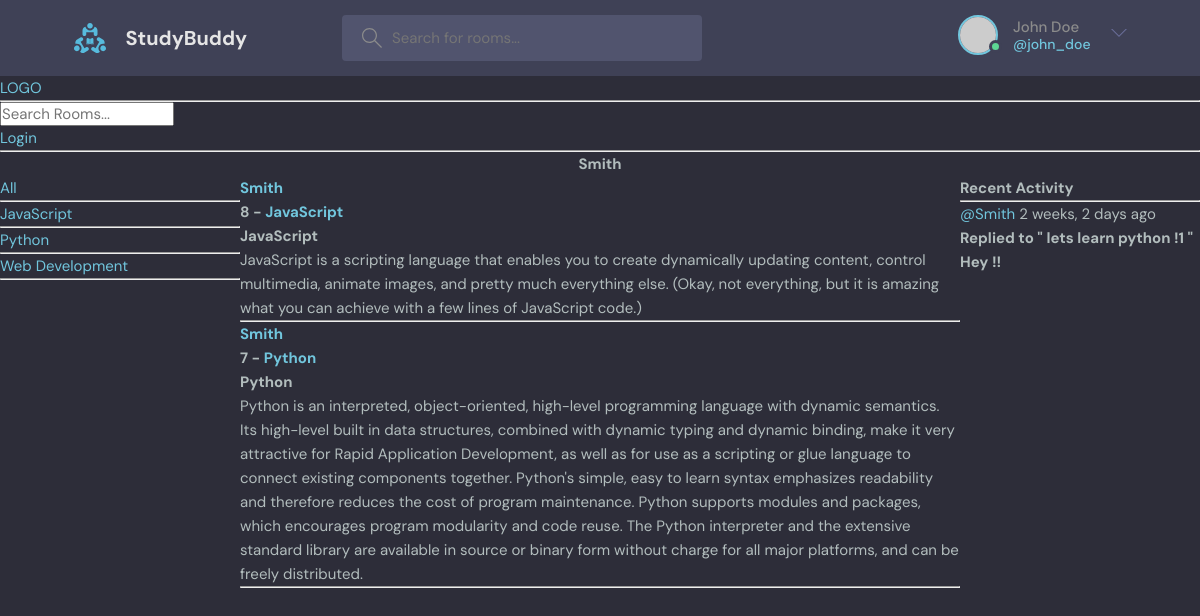
The page /profile/2 on the database its author committed.
### base/models.py (models this page shows)
class Topic(models.Model):
    name = models.CharField(max_length=200)
    def __str__(self):
        return self.name

class Room(models.Model):
    host = models.ForeignKey(User, on_delete= models.SET_NULL , null=True)
    topic = models.ForeignKey(Topic, on_delete= models.SET_NULL , null=True)
    name = models.CharField(max_length=200)
    description = models.TextField(null=True, blank=True)
    participants = models.ManyToManyField(User, related_name='participants')
    updated = models.DateTimeField(auto_now=True)
    created = models.DateTimeField(auto_now_add=True)
    class Meta:
        ordering = ['-updated','-created']
    def __str__(self):
        return self.name

class Message(models.Model):
    user = models.ForeignKey(User, on_delete= models.CASCADE)
    room = models.ForeignKey(Room, on_delete = models.CASCADE)
    body = models.TextField()
    updated = models.DateTimeField(auto_now=True)
    created = models.DateTimeField(auto_now_add=True)
    class Meta:
        ordering = ['-updated','-created']
    def __str__(self):
        return self.body[0:50]

### base/views.py (the view)
# urls.py: path('profile/<str:pk>', views.userProfile , name= 'user-Profile'),
def userProfile(request, pk):
    user = User.objects.get(id=pk)
    room = user.room_set.all()
    room_messages = user.message_set.all()
    topic = Topic.objects.all()
    context = {'user':user , 'rooms' : room , 'topic' : topic , 'room_messages' : room_messages}
    return render(request, 'base/profile.html', context)

### base/templates/base/profile.html (shortened to what this page needs)
{% extends 'main.html' %}
{% block content %}
<h1 style="text-align:center;">{{user.username}}</h4>
<div class="main-container">
    <div>
        {% include 'base/topic_component.html' %}
    </div>
    <div>
        {% include 'base/feed_component.html' %}
    </div>
    <div>
        {% include 'base/activity_component.html' %}
    </div>
</div>
{% endblock content %}

### base/templates/base/topic_component.html
<a href="{% url 'home' %}">All</a><br/>
                <hr>
                {% for topic in topic %}
                    <a href="{% url 'home' %}?q={{topic.name}}">{{topic.name}}</a><br/>
                    <hr>
                {% endfor %}

### base/templates/base/feed_component.html (shortened to what this page needs)
                {% for room in rooms %}
                    <div class="room-item">
                        <h1><a href="{% url 'user-Profile' room.host.id %}">{{ room.host.username }}</a></h1>
                        <h3>{{ room.id }} - <a href="{% url 'room' room.id %}">{{ room.name }}</a></h3>
                        <h2>{{ room.topic }}</h2>
                        <p>{{ room.description }}</p>
                        <hr>
                    </div>
                {% endfor %}

### base/templates/base/activity_component.html (shortened to what this page needs)
            <h2>Recent Activity</h2>
            <hr>
            {% for messages in room_messages %}
            <div>
            <large><a href="{% url 'user-Profile' messages.user.id %}">@{{messages.user}}</a> {{messages.created | timesince}} ago</large>
            <h4>Replied to " {{messages.room}} "</h4>
            <h4>{{messages}}</h4>
            </div>
            {% endfor %}

### static/styles/style.css (style rules this page uses)
:root { --color-main: #71c6dd; --color-main-light: #e1f6fb; --color-dark: #3f4156; --color-dark-medium: #51546e; --color-dark-light: #696d97; --color-light: #e5e5e5; --color-gray: #8b8b8b; --color-light-gray: #b2bdbd; --color-bg: #2d2d39; --color-success: #5dd693; --color-error: #fc4b0b; }
* { font-family: "DM Sans", -apple-system, BlinkMacSystemFont, "Segoe UI", Roboto, Oxygen, Ubuntu, Cantarell, "Open Sans", "Helvetica Neue", sans-serif; margin: 0; padding: 0; box-sizing: border-box; text-rendering: optimizeLegibility; font-size: inherit; }
html { font-size: 56.25%; }
@media only screen and (min-width: 1200px) { html { font-size: 62.5%; } }
body { line-height: 1.6; font-weight: 400; font-size: 1.5rem; color: var(--color-light-gray); background-color: var(--color-bg); min-height: 100vh; }
a { display: inline-block; color: var(--color-main); text-decoration: none; }

### base/templates/base/profile.html (style rules this page uses)
.main-container { display: grid; grid-template-columns: 1fr 3fr 1fr; }

### rows shown on the page
Topic: name "JavaScript"
Topic: name "Python"
Topic: name "Web Development"
Room: host.username "Smith", id "8", name "JavaScript", topic "JavaScript", description "JavaScript is a scripting language that enables you to create dynamically updating content, control multimedia, animate images, and pretty much everything else. (Okay, not everything, but it is amazing what you can achieve with a few lines of JavaScript code.)"
Room: host.username "Smith", id "7", name "Python", topic "Python", description "Python is an interpreted, object-oriented, high-level programming language with dynamic semantics. Its high-level built in data structures, combined with dynamic typing and dynamic binding, make it very attractive for Rapid Application Development, as well as for use as a scripting or glue language to connect existing components together. Python's simple, easy to learn syntax emphasizes readability and therefore reduces the cost of program maintenance. Python supports modules and packages, which encourages program modularity and code reuse. The Python interpreter and the extensive standard library are available in source or binary form without charge for all major platforms, and can be…"
Message: user "Smith", created "2 weeks, 2 days", room "lets learn python !1", body "Hey !!"

### other values the page prints
{{ user.username }} "Smith"
